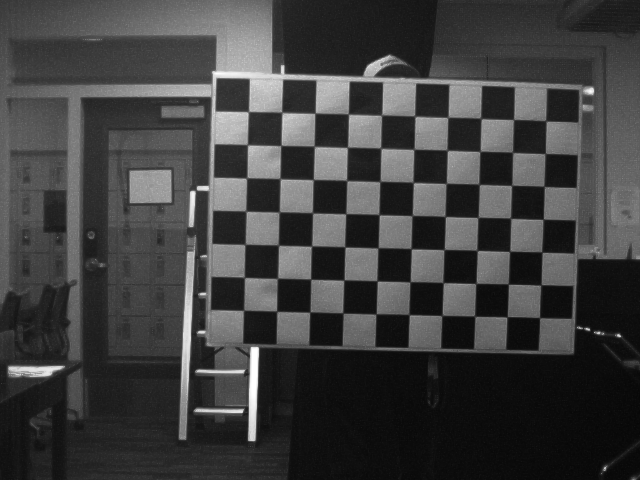
#> input picture trajectory/L_0.png, 640 x 480 px
$ python 1_triangulation.py
#> lines starting #> are read from the running program, lines starting #| are printed output that depends on the picture; after the words box and inside, x2 and y2 are one past the last pixel; in counts of white or black regions, pixels touching at a corner belong together; long printed decimals are rounded
import cv2
import numpy as np
import os

pattern_size = (10, 7)  # inner corners (columns, rows) UNCOMMENT FOR TASK_2()
square_size = 4  # this is in inches (the EB large board)
objp = np.zeros((pattern_size[0]*pattern_size[1], 3), np.float32)
objp[:, :2] = np.mgrid[0:pattern_size[0], 0:pattern_size[1]].T.reshape(-1,2)
objp *= square_size

def compute_chessboard_distance(points_left, points_right):
    """
    Computes distance between first two 3D points
    for both left and right camera frames.

    Expected distance: 9 squares * square_size inches = 36 inches
    """
    expected_distance = 9 * square_size  # 36 inches
    # Distance in left camera frame
    d_left = np.linalg.norm(points_left[1] - points_left[0])
    # Distance in right camera frame
    d_right = np.linalg.norm(points_right[1] - points_right[0])
    print("Expected distance:", expected_distance, "inches")
    print("Measured distance (Left frame):", d_left, "inches")
    print("Measured distance (Right frame):", d_right, "inches")

    print("Left error:", abs(d_left - expected_distance), "inches")
    print("Right error:", abs(d_right - expected_distance), "inches")

    return d_left, d_right


def get_chess_board_corners(file_name, input_path=".", output_path="output"):
    infile = os.path.join(input_path, file_name)
    outfile = os.path.join(output_path, file_name)
    os.makedirs(output_path, exist_ok=True)
    image = cv2.imread(infile)
    gray_image = cv2.cvtColor(image, cv2.COLOR_RGB2GRAY)

    # Find chessboard corners
    ret, corners = cv2.findChessboardCorners(gray_image, pattern_size)

    if ret:
        # Refine corners
        criteria = (cv2.TERM_CRITERIA_EPS + cv2.TERM_CRITERIA_MAX_ITER, 30, 0.001)
        win_size = (5, 5)
        zero_zone = (-1, -1)
        corners_refined = cv2.cornerSubPix(gray_image, corners, win_size, zero_zone, criteria)

        # Draw corners on a color version of the grayscale image
        output_img = image.copy()
        for corner in corners_refined:
            x, y = corner.ravel()
            cv2.circle(output_img, (int(x), int(y)), 5, (0, 255, 0), -1)  # Green

        # Show the image
        cv2.imwrite(outfile, output_img)
        return corners_refined
    else:
        print("Chessboard corners not found! - ", infile)


def undistort_and_rectify_corners(data, image_size, corners, side="L"):
    """
    data: npz file
    image_size: (width, height)
    corners: Nx2 or Nx1x2 array of distorted corner points
    side: "L" or "R"
    """

    mtxL = data["stereo_mtxL"]
    distL = data["stereo_distL"]
    mtxR = data["stereo_mtxR"]
    distR = data["stereo_distR"]
    R = data["R"]
    T = data["T"]

    # Compute rectification transforms
    R1, R2, P1, P2, Q, roi1, roi2 = cv2.stereoRectify(
        mtxL, distL,
        mtxR, distR,
        image_size,
        R, T,
        flags=cv2.CALIB_ZERO_DISPARITY,
        alpha=0
    )

    # Ensure correct shape for undistortPoints
    corners = np.asarray(corners, dtype=np.float32)
    if corners.ndim == 2:
        corners = corners.reshape(-1, 1, 2)

    if side == "L":
        rectified = cv2.undistortPoints(
            corners, mtxL, distL, R=R1, P=P1
        )
    else:
        rectified = cv2.undistortPoints(
            corners, mtxR, distR, R=R2, P=P2
        )

    return rectified.reshape(-1, 2)

def get_outer_corners(corners):
    """
    corners: output of get_chess_board_corners()  (Nx1x2 or Nx2)
    """
    cols, rows = pattern_size
    corners = corners.reshape(-1, 2)

    top_left = corners[0]
    top_right = corners[cols - 1]
    bottom_left = corners[(rows - 1) * cols]
    bottom_right = corners[-1]

    return np.array([top_left, top_right, bottom_left, bottom_right], dtype=np.float32)


def draw_before_after_corners(image, original_pts, rectified_pts, output_path):
    """
    image: original distorted image (cv2.imread)
    original_pts: Nx2 original distorted points
    rectified_pts: Nx2 rectified points
    output_path: where to save result
    """
    img = image.copy()

    original_pts = np.asarray(original_pts).reshape(-1, 2)
    rectified_pts = np.asarray(rectified_pts).reshape(-1, 2)

    # Draw original points in GREEN
    for (x, y) in original_pts:
        cv2.circle(img, (int(x), int(y)), 5, (0, 255, 0), -1)

    # Draw rectified points in RED
    for (x, y) in rectified_pts:
        cv2.circle(img, (int(x), int(y)), 5, (0, 0, 255), -1)

    cv2.imwrite(output_path, img)


def triangulate(data, image_size, rectified_pts_L, rectified_pts_R):
    """
    data: loaded npz file containing stereo parameters
    image_size: (width, height)
    rectified_pts_L: Nx2 rectified points from left image
    rectified_pts_R: Nx2 rectified points from right image

    Returns:
        points3D: Nx3 array of triangulated 3D points
    """

    mtxL = data["stereo_mtxL"]
    distL = data["stereo_distL"]
    mtxR = data["stereo_mtxR"]
    distR = data["stereo_distR"]
    R = data["R"]
    T = data["T"]

    # Compute rectification projection matrices
    R1, R2, P1, P2, Q, roi1, roi2 = cv2.stereoRectify(
        mtxL, distL,
        mtxR, distR,
        image_size,
        R, T,
        flags=cv2.CALIB_ZERO_DISPARITY,
        alpha=0
    )

    # Ensure correct shape: 2xN
    ptsL = np.asarray(rectified_pts_L, dtype=np.float32).T
    ptsR = np.asarray(rectified_pts_R, dtype=np.float32).T

    # Triangulate (returns 4xN homogeneous coordinates)
    points4D = cv2.triangulatePoints(P1, P2, ptsL, ptsR)

    # Convert from homogeneous to Euclidean coordinates
    points3D = points4D[:3] / points4D[3]

    # Return as Nx3
    t_points3D = points3D.T
    # compute_reprojection_error(P1, P2, t_points3D, ptsL.T, ptsR.T)
    return t_points3D


def compute_reprojection_error(P1, P2, points3D, ptsL, ptsR):

    N = points3D.shape[0]
    print(N)
    points4D = np.hstack((points3D, np.ones((N,1))))

    projL = (P1 @ points4D.T).T
    projR = (P2 @ points4D.T).T

    projL = projL[:, :2] / projL[:, 2:3]
    projR = projR[:, :2] / projR[:, 2:3]

    errL = np.linalg.norm(projL - ptsL, axis=1)
    errR = np.linalg.norm(projR - ptsR, axis=1)

    print("Mean reprojection error Left:", np.mean(errL))
    print("Mean reprojection error Right:", np.mean(errR))

    return np.mean(errL), np.mean(errR)


def convert_left_to_right(points3D_left, R, T):
    """
    Convert 3D points from left camera frame
    to right camera frame
    """
    points3D_left = np.asarray(points3D_left)
    points3D_right = []
    for P in points3D_left:
        Pr = R.T @ (P - T.flatten())
        points3D_right.append(Pr)

    return np.array(points3D_right)


def verify_rigid_transform(points_left, points_right, R, T):
    predicted_left = []
    for Pr in points_right:
        Pl_pred = R @ Pr + T.flatten()
        predicted_left.append(Pl_pred)

    predicted_left = np.array(predicted_left)
    error = np.linalg.norm(predicted_left - points_left, axis=1)
    print("Rigid transform verification error:")
    print(error)
    print("Mean error:", np.mean(error))

################# main ######################
if __name__ == "__main__":
    left_corners = get_chess_board_corners("L_0.png")
#> in get_chess_board_corners, image is the input picture: shape (480, 640, 3); min 7, max 255, mean 63.1
#> in get_chess_board_corners, `ret, corners = cv2.findChessboardCorners(gray_image, pattern_size)`: ret = True; corners = 70 rows, first 8: [248.4, 111.7], [281.9, 112.1], [315.1, 113.3], [348.3, 114], [381.7, 115.5], [414.6, 116.2], [447.8, 117.5], [480.7, 118.7]
#> in get_chess_board_corners, `corners_refined = cv2.cornerSubPix(gray_image, corners, win_size, zero..`: corners_refined = 70 rows, first 8: [248.4, 111.6], [282, 112.4], [315.1, 113.2], [348.5, 114.2], [381.6, 115.1], [414.8, 116.3], [447.9, 117.3], [481, 118.4]
#> the loop in get_chess_board_corners, `for corner in corners_refined:` made 70 passes
#> (x, y) on passes 1 to 12: (248.4, 111.6), (282, 112.4), (315.1, 113.2), (348.5, 114.2), (381.6, 115.1), (414.8, 116.3), (447.9, 117.3), (481, 118.4), (513.6, 119.5), (545.9, 120.9), (247.5, 144.8), (281.1, 145.5)
#> after the loop in get_chess_board_corners, `for corner in corners_refined:`:
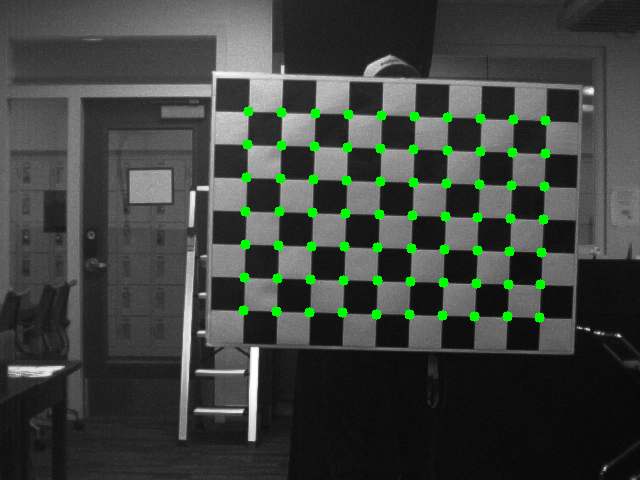
#> output_img: shape (480, 640, 3); 1.85% of pixels changed, all inside (x1, y1, x2, y2) = (238, 106, 551, 323)
#> left_corners has the same summary as corners_refined in get_chess_board_corners
    right_corners = get_chess_board_corners("R_0.png")
#> call 2 of get_chess_board_corners, with file_name = 'R_0.png', input_path = '.', output_path = 'output'
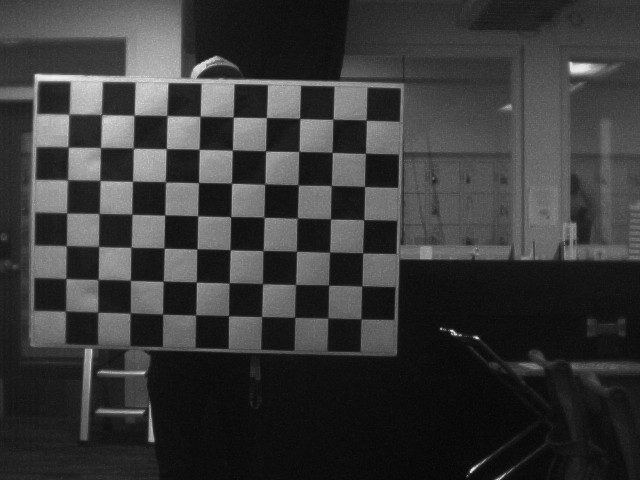
#> input picture trajectory/R_0.png, 640 x 480 px
#> in get_chess_board_corners, image is the input picture: shape (480, 640, 3); min 7, max 243, mean 57.2
#> in get_chess_board_corners (call 2), `ret, corners = cv2.findChessboardCorners(gray_image, pattern_size)`: corners = 70 rows, first 8: [68.32, 113.7], [101.5, 114.6], [134.1, 115.4], [166.9, 115.4], [200.3, 116.3], [233.2, 116.9], [266.4, 117.6], [299.7, 118.4]
#> in get_chess_board_corners (call 2), `criteria = (cv2.TERM_CRITERIA_EPS + cv2.TERM_CRITERIA_MAX_ITER, 30, 0...`: criteria = (3, 30, 0.001)
#> in get_chess_board_corners (call 2), `corners_refined = cv2.cornerSubPix(gray_image, corners, win_size, zero..`: corners_refined = 70 rows, first 8: [68.74, 114.2], [101.8, 114.7], [134.2, 115.2], [167.2, 115.6], [200.1, 116.2], [233.3, 117.2], [266.5, 117.5], [299.8, 118.5]
#> the loop in get_chess_board_corners (call 2), `for corner in corners_refined:` made 70 passes
#> (x, y) on passes 1 to 12: (68.74, 114.2), (101.8, 114.7), (134.2, 115.2), (167.2, 115.6), (200.1, 116.2), (233.3, 117.2), (266.5, 117.5), (299.8, 118.5), (333, 119.3), (366.3, 120.2), (68.15, 147.1), (100.5, 147.5)
#> after the loop in get_chess_board_corners (call 2), `for corner in corners_refined:`:
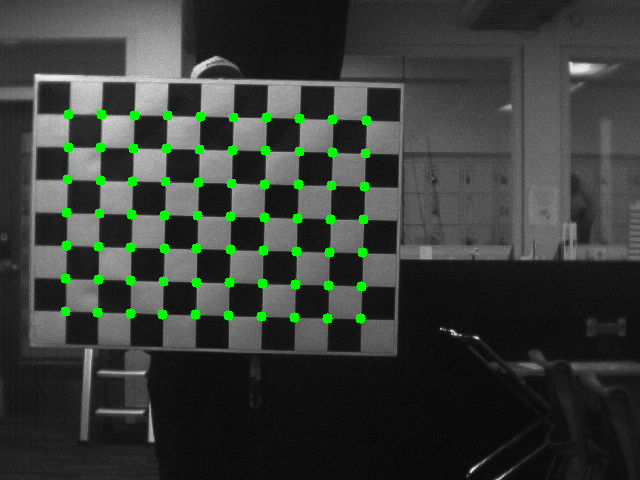
#> output_img: shape (480, 640, 3); 1.85% of pixels changed, all inside (x1, y1, x2, y2) = (60, 109, 372, 324)
#> right_corners has the same summary as corners_refined in get_chess_board_corners
    left_outer_corners = get_outer_corners(left_corners)
#> in get_outer_corners, `corners = corners.reshape(-1, 2)`: corners = 70 pairs, first value 243.5 to 545.9, second value 111.6 to 317.5
#> in get_outer_corners, `top_left = corners[0]`: top_left = [248.4, 111.6]
#> in get_outer_corners, `top_right = corners[cols - 1]`: top_right = [545.9, 120.9]
#> in get_outer_corners, `bottom_left = corners[(rows - 1) * cols]`: bottom_left = [243.5, 310.3]
#> in get_outer_corners, `bottom_right = corners[-1]`: bottom_right = [539.5, 317.5]
#> left_outer_corners = [[248.4, 111.6], [545.9, 120.9], [243.5, 310.3], [539.5, 317.5]]
    right_outer_corners = get_outer_corners(right_corners)
#> right_outer_corners = [[68.74, 114.2], [366.3, 120.2], [65.36, 311], [360.9, 318.9]]

    imgL = cv2.imread("L_0.png")
    imgR = cv2.imread("R_0.png")

    first_image = cv2.imread("L_0.png")
    h, w, c = first_image.shape
#> h = 480; w = 640; c = 3
    image_size = (w, h)
#> image_size = (640, 480)
    print(image_size)
#| (640, 480)

    ## load the npz file ##
    data = np.load("camera_params_stereo.npz")
#> (reads trajectory/camera_params_stereo.npz from the repository)
    mtxL = data["stereo_mtxL"]
    distL = data["stereo_distL"]
    mtxR = data["stereo_mtxR"]
    distR = data["stereo_distR"]
    R = data["R"]
    T = data["T"]

    rectL = undistort_and_rectify_corners(data, image_size, left_outer_corners, side="L")
#> in undistort_and_rectify_corners, `R1, R2, P1, P2, Q, roi1, roi2 = cv2.stereoRectify( mtxL, distL, mtxR, ..`: R1 = [[0.992, 0.00616, -0.125], [-0.00555, 1, 0.00521], [0.125, -0.00447, 0.992]]; R2 = [[0.99, 0.00289, -0.138], [-0.00357, 1, -0.00462], [0.138, 0.00506, 0.99]]; P1 = [[1640.8, 0, 544.9, 0], [0, 1640.8, 226.7, 0], [0, 0, 1, 0]]; P2 = [[1640.8, 0, 544.9, -33927.6], [0, 1640.8, 226.7, 0], [0, 0, 1, 0]]; Q = [[1, 0, 0, -544.9], [0, 1, 0, -226.7], [0, 0, 0, 1640.8], [0, 0, 0.0484, 0]]; roi1 = (0, 0, 640, 480); roi2 = (0, 0, 640, 479)
#> in undistort_and_rectify_corners, `corners = np.asarray(corners, dtype=np.float32)`: corners has the same summary as left_outer_corners outside undistort_and_rectify_corners
#> in undistort_and_rectify_corners, `rectified = cv2.undistortPoints( corners, mtxL, distL, R=R1, P=P1 )`: rectified = [[248.7, 110], [553.9, 119.2], [245.1, 314.3], [547.8, 318.2]]
#> rectL has the same summary as rectified in undistort_and_rectify_corners
    rectR = undistort_and_rectify_corners(data, image_size, right_outer_corners, side="R")
#> rectR = [[70.58, 109.6], [381.6, 118.9], [68.25, 314.8], [376.8, 318.5]]

    draw_before_after_corners(
        imgL,
        left_outer_corners,
        rectL,
        "left_before_after.png"
    )
#> in draw_before_after_corners, `original_pts = np.asarray(original_pts).reshape(-1, 2)`: original_pts has the same summary as left_outer_corners outside draw_before_after_corners
#> in draw_before_after_corners, `rectified_pts = np.asarray(rectified_pts).reshape(-1, 2)`: rectified_pts has the same summary as rectified in undistort_and_rectify_corners
#> the loop in draw_before_after_corners, `for (x, y) in original_pts:` made 4 passes
#> after the loop in draw_before_after_corners, `for (x, y) in original_pts:`:
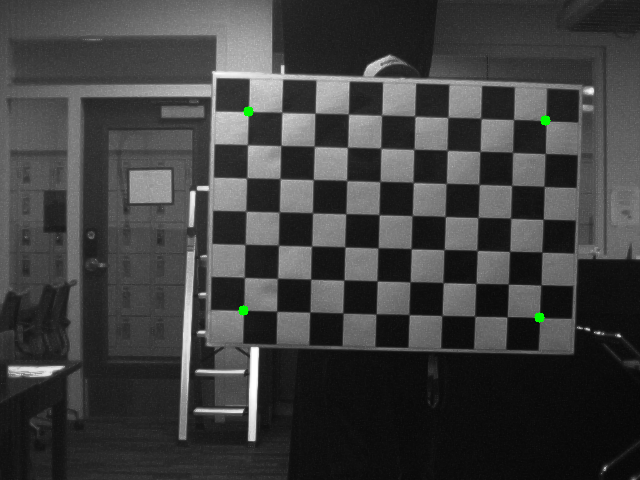
#> img: shape (480, 640, 3); 0.11% of pixels changed, all inside (x1, y1, x2, y2) = (238, 106, 551, 323)
#> the loop in draw_before_after_corners, `for (x, y) in rectified_pts:` made 4 passes
#> after the loop in draw_before_after_corners, `for (x, y) in rectified_pts:`:
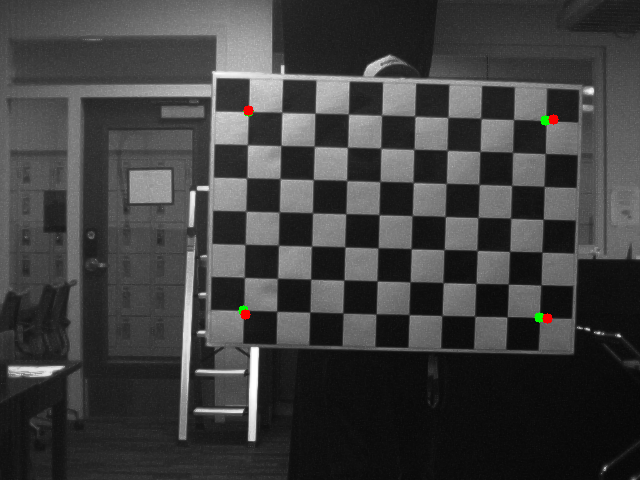
#> img: shape (480, 640, 3); 0.11% of pixels changed, all inside (x1, y1, x2, y2) = (240, 105, 559, 324)

    draw_before_after_corners(
        imgR,
        right_outer_corners,
        rectR,
        "right_before_after.png"
    )
#> call 2 of draw_before_after_corners, with original_pts = array of shape (4, 2), rectified_pts = array of shape (4, 2), output_path = 'right_before_after.png'
#> in draw_before_after_corners (call 2), `original_pts = np.asarray(original_pts).reshape(-1, 2)`: original_pts has the same summary as right_outer_corners outside draw_before_after_corners
#> in draw_before_after_corners (call 2), `rectified_pts = np.asarray(rectified_pts).reshape(-1, 2)`: rectified_pts has the same summary as rectR outside draw_before_after_corners
#> the loop in draw_before_after_corners (call 2), `for (x, y) in original_pts:` made 4 passes
#> after the loop in draw_before_after_corners (call 2), `for (x, y) in original_pts:`:
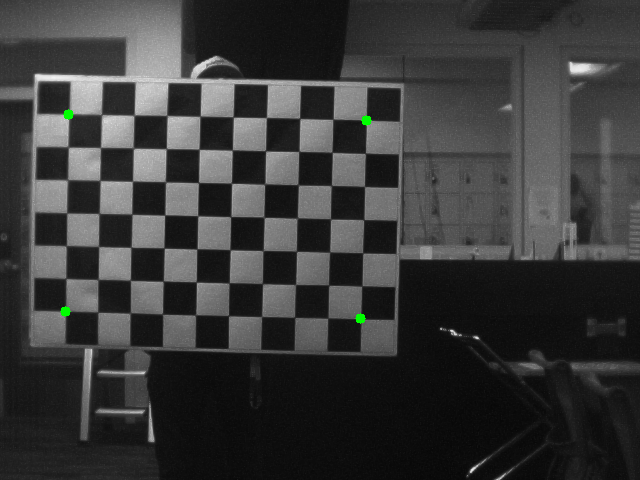
#> img: shape (480, 640, 3); 0.11% of pixels changed, all inside (x1, y1, x2, y2) = (60, 109, 372, 324)
#> the loop in draw_before_after_corners (call 2), `for (x, y) in rectified_pts:` made 4 passes
#> after the loop in draw_before_after_corners (call 2), `for (x, y) in rectified_pts:`:
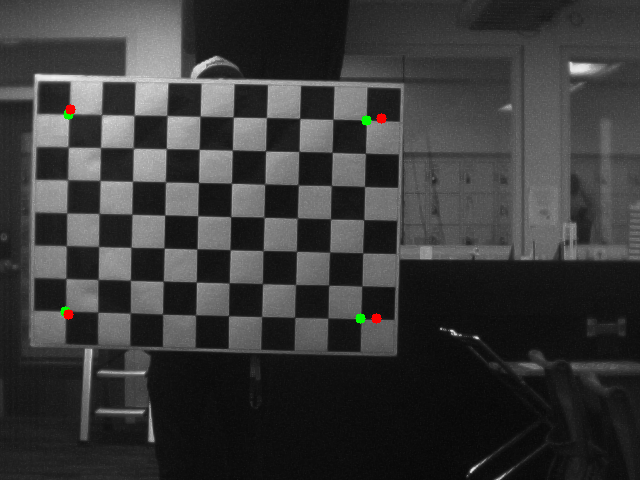
#> img: shape (480, 640, 3); 0.11% of pixels changed, all inside (x1, y1, x2, y2) = (63, 104, 387, 324)

    ## triangulate points ##
    points3D_left = triangulate(data, image_size, rectL, rectR)
#> in triangulate, `R1, R2, P1, P2, Q, roi1, roi2 = cv2.stereoRectify( mtxL, distL, mtxR, ..`: roi1 = (0, 0, 640, 480); roi2 = (0, 0, 640, 479)
#> in triangulate, `ptsL = np.asarray(rectified_pts_L, dtype=np.float32).T`: ptsL = [[248.7, 553.9, 245.1, 547.8], [110, 119.2, 314.3, 318.2]]
#> in triangulate, `ptsR = np.asarray(rectified_pts_R, dtype=np.float32).T`: ptsR = [[70.58, 381.6, 68.25, 376.8], [109.6, 118.9, 314.8, 318.5]]
#> in triangulate, `points4D = cv2.triangulatePoints(P1, P2, ptsL, ptsR)`: points4D = [[0.177, -0.00547, 0.179, -0.00174], [0.0699, 0.0654, -0.0526, -0.0558], [-0.982, -0.998, -0.982, -0.998], [-0.00515, -0.00507, -0.00512, -0.00503]]
#> in triangulate, `points3D = points4D[:3] / points4D[3]`: points3D = [[-34.38, 1.08, -35.05, 0.347], [-13.57, -12.91, 10.27, 11.08], [190.5, 196.9, 191.8, 198.4]]
#> in triangulate, `t_points3D = points3D.T`: t_points3D = [[-34.38, -13.57, 190.5], [1.08, -12.91, 196.9], [-35.05, 10.27, 191.8], [0.347, 11.08, 198.4]]
#> points3D_left has the same summary as t_points3D in triangulate

    points3D_right = convert_left_to_right(points3D_left, R, T)
#> in convert_left_to_right, `points3D_left = np.asarray(points3D_left)`: points3D_left has the same summary as t_points3D in triangulate
#> the loop in convert_left_to_right, `for P in points3D_left:` made 4 passes
#> (P, Pr) on passes 1 to 4: ([-34.38, -13.57, 190.5], [-16.26, -15.39, 187.3]), ([1.08, -12.91, 196.9], [19.11, -14.73, 194.2]), ([-35.05, 10.27, 191.8], [-16.99, 8.43, 188.9]), ([0.347, 11.08, 198.4], [18.31, 9.25, 195.9])
#> after the loop in convert_left_to_right, `for P in points3D_left:`: points3D_right = [[-16.26, -15.39, 187.3], [19.11, -14.73, 194.2], [-16.99, 8.43, 188.9], [18.31, 9.25, 195.9]]

    print("3D points w.r.t LEFT camera:")
    print(points3D_left)
#| [[-34.379  -13.565   190.458  ]
#|  [  1.080 -12.912   196.918  ]
#|  [-35.045    10.270  191.824  ]
#|  [  0.3467   11.084  198.4121   ]]

    print("3D points w.r.t RIGHT camera:")
    print(points3D_right)
#| [[-16.259  -15.388 187.268 ]
#|  [ 19.113  -14.731 194.186]
#|  [-16.992   8.431 188.861]
#|  [ 18.312   9.248 195.907]]
    verify_rigid_transform(points3D_left, points3D_right, R, T)
#> the loop in verify_rigid_transform, `for Pr in points_right:` made 4 passes
#> (Pr, Pl_pred) on passes 1 to 4: ([-16.26, -15.39, 187.3], [-34.38, -13.57, 190.5]), ([19.11, -14.73, 194.2], [1.08, -12.91, 196.9]), ([-16.99, 8.43, 188.9], [-35.05, 10.27, 191.8]), ([18.31, 9.25, 195.9], [0.347, 11.08, 198.4])
#> after the loop in verify_rigid_transform, `for Pr in points_right:`: predicted_left has the same summary as t_points3D in triangulate
#> in verify_rigid_transform, `error = np.linalg.norm(predicted_left - points_left, axis=1)`: error = [0, 2.84e-14, 1.78e-15, 0]
#| [0.00000000e+00 2.84217094e-14 1.77635684e-15 0.00000000e+00]
#| Mean error: 7.549516567451064e-15

    ## compute real world distance between points ##
    compute_chessboard_distance(points3D_left, points3D_right)
#> in compute_chessboard_distance, `d_left = np.linalg.norm(points_left[1] - points_left[0])`: d_left = 36.05
#| Measured distance (Left frame): 36.048 inches
#| Measured distance (Right frame): 36.048 inches
#| Left error: 0.04848 inches
#| Right error: 0.04848 inches
